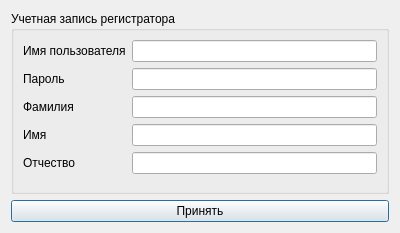
<?xml version="1.0" encoding="UTF-8"?>
<ui version="4.0">
 <class>AddEditRegistrator</class>
 <widget class="QDialog" name="AddEditRegistrator">
  <property name="geometry">
   <rect>
    <x>0</x>
    <y>0</y>
    <width>400</width>
    <height>233</height>
   </rect>
  </property>
  <property name="windowTitle">
   <string>Учетная запись регистратора</string>
  </property>
  <property name="windowIcon">
   <iconset resource="../../icons.qrc">
    <normaloff>:/Forms/Icons/Forms/Icons/identity.svg</normaloff>:/Forms/Icons/Forms/Icons/identity.svg</iconset>
  </property>
  <layout class="QVBoxLayout" name="verticalLayout_2">
   <item>
    <widget class="QGroupBox" name="groupBox">
     <property name="title">
      <string>Учетная запись регистратора</string>
     </property>
     <layout class="QFormLayout" name="formLayout_2">
      <item row="0" column="0">
       <widget class="QLabel" name="label">
        <property name="text">
         <string>Имя пользователя</string>
        </property>
       </widget>
      </item>
      <item row="0" column="1">
       <widget class="QLineEdit" name="UsernameField"/>
      </item>
      <item row="1" column="0">
       <widget class="QLabel" name="label_2">
        <property name="text">
         <string>Пароль</string>
        </property>
       </widget>
      </item>
      <item row="1" column="1">
       <widget class="QLineEdit" name="PasswordField">
        <property name="text">
         <string/>
        </property>
        <property name="echoMode">
         <enum>QLineEdit::Password</enum>
        </property>
        <property name="readOnly">
         <bool>false</bool>
        </property>
       </widget>
      </item>
      <item row="2" column="0">
       <widget class="QLabel" name="label_3">
        <property name="text">
         <string>Фамилия</string>
        </property>
       </widget>
      </item>
      <item row="2" column="1">
       <widget class="QLineEdit" name="LastnameField"/>
      </item>
      <item row="3" column="0">
       <widget class="QLabel" name="label_4">
        <property name="text">
         <string>Имя</string>
        </property>
       </widget>
      </item>
      <item row="3" column="1">
       <widget class="QLineEdit" name="FirstnameField"/>
      </item>
      <item row="4" column="0">
       <widget class="QLabel" name="label_5">
        <property name="text">
         <string>Отчество</string>
        </property>
       </widget>
      </item>
      <item row="4" column="1">
       <widget class="QLineEdit" name="PatronymicField"/>
      </item>
     </layout>
    </widget>
   </item>
   <item>
    <widget class="QPushButton" name="AcceptButton">
     <property name="text">
      <string>Принять</string>
     </property>
    </widget>
   </item>
  </layout>
 </widget>
 <resources>
  <include location="../../icons.qrc"/>
 </resources>
 <connections/>
</ui>
